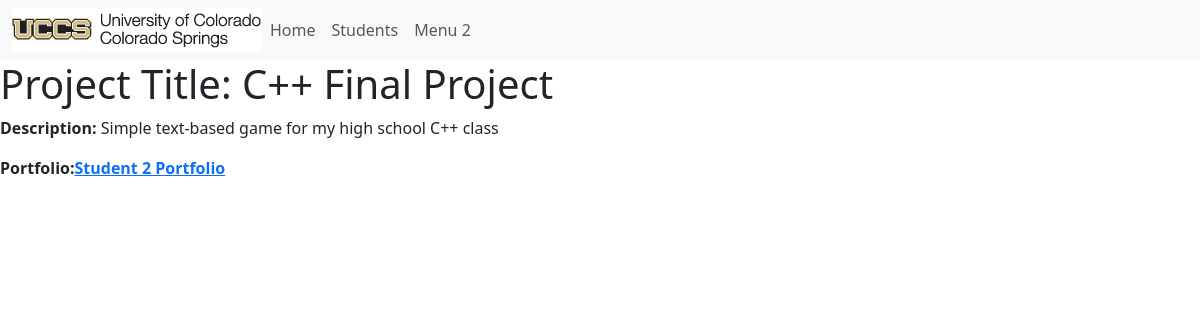
The app's page /projects/6 with its own data.
### portfolio_app/models.py (models this page shows, shortened)
class Project(models.Model):
    title = models.CharField(max_length=200)
    description = models.TextField()
    portfolio = models.ForeignKey(Portfolio, on_delete=models.CASCADE, default = None)

class Portfolio(models.Model):
    title = models.CharField(max_length=200)
    contact_email = models.CharField(max_length=200)
    is_active = models.BooleanField(default=False)
    about = models.TextField(blank=True)
    def get_absolute_url(self):
        return reverse('portfolio-detail', args=[str(self.id)])

### portfolio_app/views.py (the view)
# urls.py: path('projects/<int:pk>', views.ProjectDetailView.as_view(), name='project-detail'),
class ProjectDetailView(generic.DetailView):
        model = Project

### portfolio_app/templates/portfolio_app/project_detail.html
{% extends 'portfolio_app/base_template.html' %}
{% block content %}
<h1>Project Title: {{ project.title }}</h1>
<p><strong>Description:</strong> {{ project.description }}</p>
<p><strong>Portfolio:<a href="{{ project.portfolio.get_absolute_url }}">{{ project.portfolio.title }} </a></p>
{% endblock %}

### records on screen
Project: title "C++ Final Project", description "Simple text-based game for my high school C++ class", portfolio "Student 2 Portfolio"
